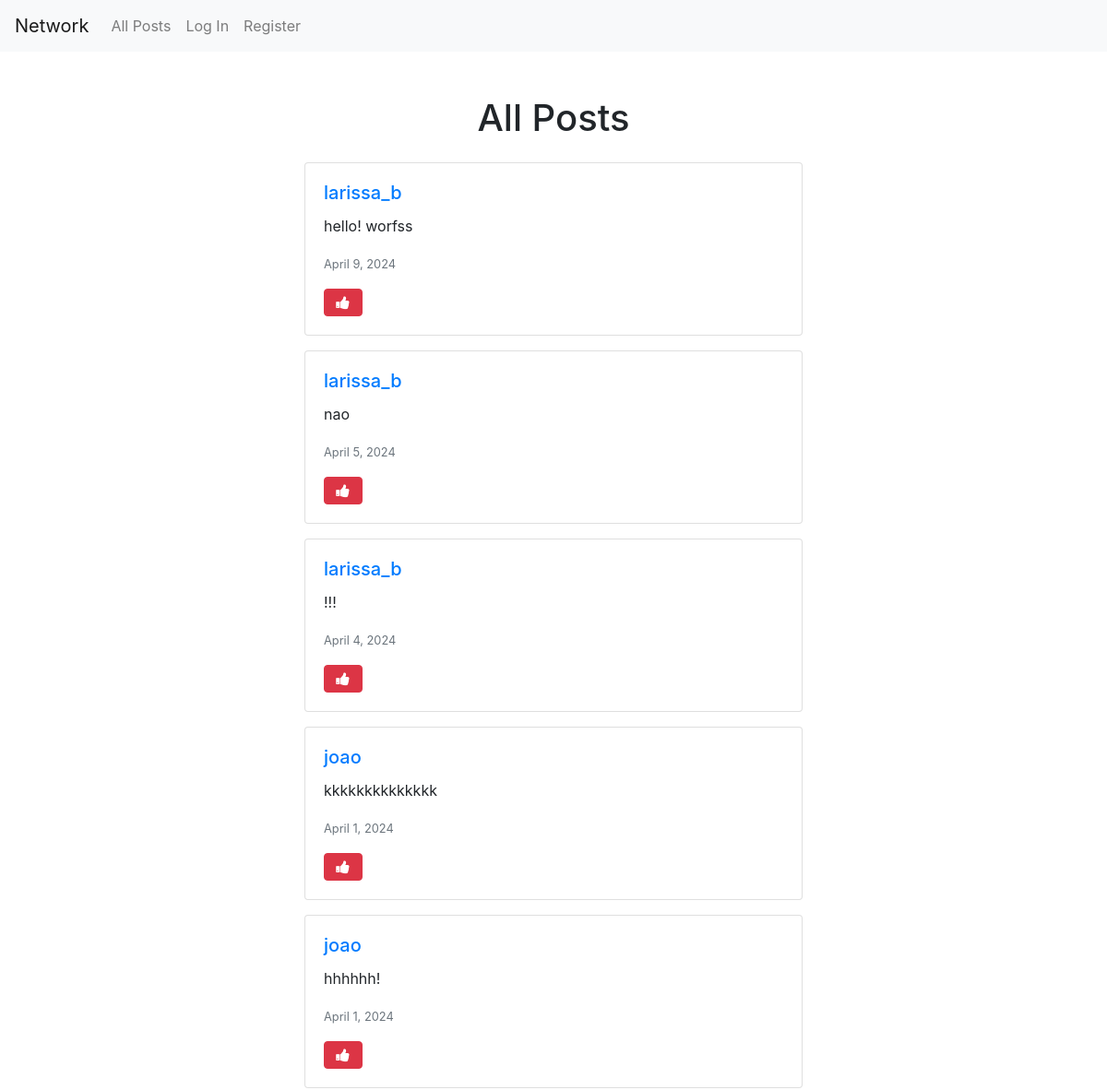
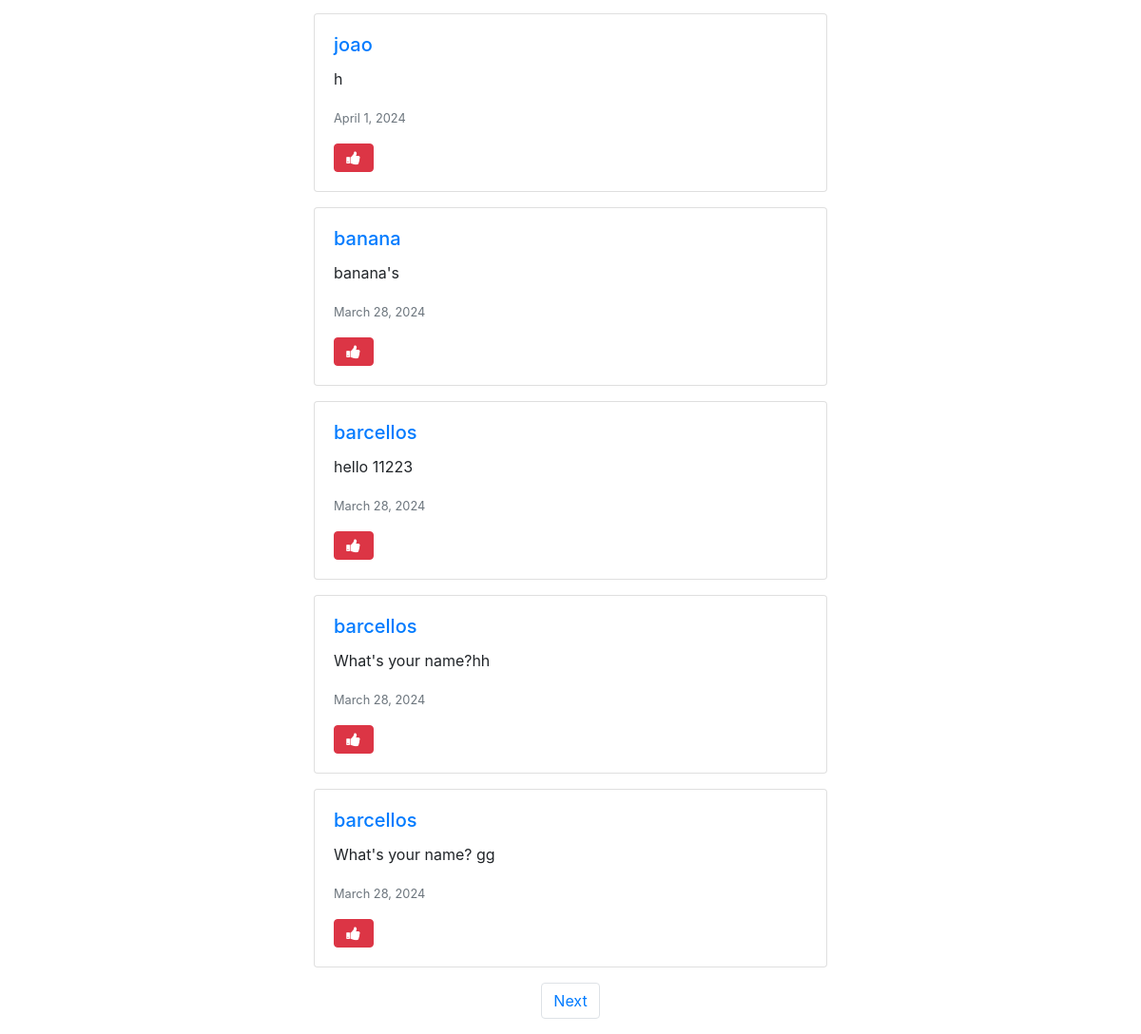
The page / on the database its author committed (2 pictures, top to bottom).
### network/models.py (models this page shows, shortened)
class Post(models.Model):
    content = models.CharField(max_length=100)
    user = models.ForeignKey(User, on_delete=models.CASCADE)
    date = models.DateField(auto_now_add=True)

class User(AbstractUser):
    pass

### network/views.py (the view)
# urls.py: path("", views.index, name="index"),
def index(request):
    allposts = Post.objects.all().order_by('-id')
    paginator =  Paginator(allposts, 10)
    page_number = request.GET.get('page')
    post_of_the_page = paginator.get_page(page_number)
    allikes = Like.objects.all()
    whoYouLiked = []
    try:
        for like in allikes:
            if like.user.id == request.user.id:
                whoYouLiked.append(like.post.id)
    except:
        whoYouLiked = []
    return render(request, "network/index.html", {
         "posts": allposts,
         "posts_of_the_page":post_of_the_page,
         "whoYouLiked":whoYouLiked
    })

### network/templates/network/index.html (shortened to what this page needs)
{% extends "network/layout.html" %}
{% block body %}
<div class="container mt-5">
    <div class="row">
        <div class="col-md-6 offset-md-3">
            <h1 class="text-center mb-4">All Posts</h1>
            {% for inf in posts_of_the_page %}
            <div class="card mb-3">
                <div class="card-body">
                    <h5 class="card-title"><a href="{% url 'perfil' inf.user.id %}">{{ inf.user.username }}</a></h5>
                    <p class="card-text" id="content_{{ inf.id }}">{{ inf.content }}</p>
                    <p class="card-text"><small class="text-muted">{{ inf.date }}</small></p>
                    {% if request.user == inf.user %}
                        <button class="btn btn-primary" data-toggle="modal" data-target="#model_edit_post_{{ inf.id }}">Edit</button>
                        <div class="modal fade" id="model_edit_post_{{ inf.id }}" tabindex="-1" role="dialog" aria-labelledby="model_edit_post_{{ inf.id }}_label" aria-hidden="true">
                            <div class="modal-dialog" role="document">
                                <div class="modal-content">
                                    <div class="modal-header">
                                        <h5 class="modal-title">Edit Post</h5>
                                        <button type="button" class="close" data-dismiss="modal" aria-label="Close">
                                            <span aria-hidden="true">&times;</span>
                                        </button>
                                    </div>
                                    <div class="modal-body">
                                        <textarea rows="5" id="textarea_{{ inf.id }}" class="form-control" name="content">{{ inf.content }}</textarea>
                                    </div>
                                    <div class="modal-footer">
                                        <button type="button" class="btn btn-primary" onclick="submitHandler('{{ inf.id }}')">Save changes</button>
                                        <button type="button" class="btn btn-secondary" data-dismiss="modal">Close</button>
                                    </div>
                                </div>
                            </div>
                        </div>
                        {% else %}
                        {% if inf.id in whoYouLiked %}
                             <button class="btn btn-danger fa fa-thumbs-down col-1" id="{{ inf.id }}" onclick="likeHender({{ inf.id }}, {{ whoYouLiked }})" ></button>
                        {% else %}
                            <button class="btn btn-danger fa fa-thumbs-up col-1" id="{{ inf.id }}" onclick="likeHender({{ inf.id }}, {{ whoYouLiked }})"></button>
                        {% endif %}
                    {% endif %}
                </div>
            </div>
            {% endfor %}
        </div>
    </div>
</div>
<nav aria-label="Page navigation example">
    <ul class="pagination d-flex justify-content-center">
        {% if posts_of_the_page.has_next %}
            <li class="page-item"><a class="page-link" href="?page={{ posts_of_the_page.next_page_number }}">Next</a></li>
        {% endif %}
    </ul>
</nav>
{% endblock %}

### rows shown on the page
Post: user.username "larissa_b", content "hello! worfss", date "April 9, 2024"
Post: user.username "larissa_b", content "nao", date "April 5, 2024"
Post: user.username "larissa_b", content "!!!", date "April 4, 2024"
Post: user.username "joao", content "kkkkkkkkkkkkkk", date "April 1, 2024"
Post: user.username "joao", content "hhhhhh!", date "April 1, 2024"
Post: user.username "joao", content "h", date "April 1, 2024"
Post: user.username "banana", content "banana's", date "March 28, 2024"
Post: user.username "barcellos", content "hello 11223", date "March 28, 2024"
Post: user.username "barcellos", content "What's your name?hh", date "March 28, 2024"
Post: user.username "barcellos", content "What's your name? gg", date "March 28, 2024"
